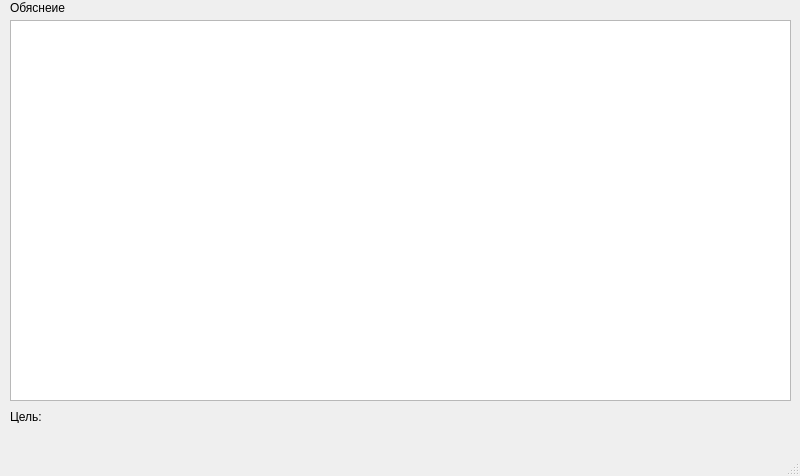
<?xml version="1.0" encoding="UTF-8"?>
<ui version="4.0">
 <class>answerWindow</class>
 <widget class="QMainWindow" name="answerWindow">
  <property name="geometry">
   <rect>
    <x>0</x>
    <y>0</y>
    <width>800</width>
    <height>476</height>
   </rect>
  </property>
  <property name="windowTitle">
   <string>Ответ</string>
  </property>
  <widget class="QWidget" name="centralwidget">
   <widget class="QTreeWidget" name="answerTree">
    <property name="geometry">
     <rect>
      <x>10</x>
      <y>20</y>
      <width>781</width>
      <height>381</height>
     </rect>
    </property>
    <property name="sizePolicy">
     <sizepolicy hsizetype="Maximum" vsizetype="Maximum">
      <horstretch>0</horstretch>
      <verstretch>0</verstretch>
     </sizepolicy>
    </property>
    <property name="columnCount">
     <number>0</number>
    </property>
   </widget>
   <widget class="QLabel" name="descrLabel">
    <property name="geometry">
     <rect>
      <x>10</x>
      <y>0</y>
      <width>61</width>
      <height>16</height>
     </rect>
    </property>
    <property name="text">
     <string>Обяснеие</string>
    </property>
   </widget>
   <widget class="QLabel" name="goalLabel">
    <property name="geometry">
     <rect>
      <x>10</x>
      <y>410</y>
      <width>47</width>
      <height>13</height>
     </rect>
    </property>
    <property name="text">
     <string>Цель:</string>
    </property>
   </widget>
  </widget>
  <widget class="QMenuBar" name="menubar">
   <property name="geometry">
    <rect>
     <x>0</x>
     <y>0</y>
     <width>800</width>
     <height>21</height>
    </rect>
   </property>
  </widget>
  <widget class="QStatusBar" name="statusbar"/>
 </widget>
 <resources/>
 <connections/>
</ui>
